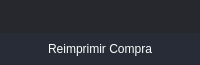
       <widget class="QFrame" name="frame_top">
        <property name="minimumSize">
         <size>
          <width>0</width>
          <height>65</height>
         </size>
        </property>
        <property name="maximumSize">
         <size>
          <width>16777215</width>
          <height>65</height>
         </size>
        </property>
        <property name="styleSheet">
         <string notr="true">background-color: transparent;</string>
        </property>
        <property name="frameShape">
         <enum>QFrame::NoFrame</enum>
        </property>
        <property name="frameShadow">
         <enum>QFrame::Raised</enum>
        </property>
        <layout class="QHBoxLayout" name="horizontalLayout_3">
         <property name="spacing">
          <number>0</number>
         </property>
         <property name="leftMargin">
          <number>0</number>
         </property>
         <property name="topMargin">
          <number>0</number>
         </property>
         <property name="rightMargin">
          <number>0</number>
         </property>
         <property name="bottomMargin">
          <number>0</number>
         </property>
         <item>
          <widget class="QFrame" name="frame_toggle">
           <property name="maximumSize">
            <size>
             <width>70</width>
             <height>16777215</height>
            </size>
           </property>
           <property name="styleSheet">
            <string notr="true">background-color: rgb(27, 29, 35);</string>
           </property>
           <property name="frameShape">
            <enum>QFrame::NoFrame</enum>
           </property>
           <property name="frameShadow">
            <enum>QFrame::Raised</enum>
           </property>
           <layout class="QVBoxLayout" name="verticalLayout_3">
            <property name="spacing">
             <number>0</number>
            </property>
            <property name="leftMargin">
             <number>0</number>
            </property>
            <property name="topMargin">
             <number>0</number>
            </property>
            <property name="rightMargin">
             <number>0</number>
            </property>
            <property name="bottomMargin">
             <number>0</number>
            </property>
           </layout>
          </widget>
         </item>
         <item>
          <widget class="QFrame" name="frame_top_right">
           <property name="styleSheet">
            <string notr="true">background: transparent;</string>
           </property>
           <property name="frameShape">
            <enum>QFrame::NoFrame</enum>
           </property>
           <property name="frameShadow">
            <enum>QFrame::Raised</enum>
           </property>
           <layout class="QVBoxLayout" name="verticalLayout_2">
            <property name="spacing">
             <number>0</number>
            </property>
            <property name="leftMargin">
             <number>0</number>
            </property>
            <property name="topMargin">
             <number>0</number>
            </property>
            <property name="rightMargin">
             <number>0</number>
            </property>
            <property name="bottomMargin">
             <number>0</number>
            </property>
            <item>
             <widget class="QFrame" name="frame_top_btns">
              <property name="maximumSize">
               <size>
                <width>16777215</width>
                <height>42</height>
               </size>
              </property>
              <property name="styleSheet">
               <string notr="true">background-color: rgba(27, 29, 35, 200)</string>
              </property>
              <property name="frameShape">
               <enum>QFrame::NoFrame</enum>
              </property>
              <property name="frameShadow">
               <enum>QFrame::Raised</enum>
              </property>
              <layout class="QHBoxLayout" name="horizontalLayout_4">
               <property name="spacing">
                <number>0</number>
               </property>
               <property name="leftMargin">
                <number>0</number>
               </property>
               <property name="topMargin">
                <number>0</number>
               </property>
               <property name="rightMargin">
                <number>0</number>
               </property>
               <property name="bottomMargin">
                <number>0</number>
               </property>
               <item>
                <widget class="QFrame" name="frame_label_top_btns">
                 <property name="sizePolicy">
                  <sizepolicy hsizetype="Expanding" vsizetype="Preferred">
                   <horstretch>0</horstretch>
                   <verstretch>0</verstretch>
                  </sizepolicy>
                 </property>
                 <property name="frameShape">
                  <enum>QFrame::NoFrame</enum>
                 </property>
                 <property name="frameShadow">
                  <enum>QFrame::Raised</enum>
                 </property>
                 <layout class="QHBoxLayout" name="horizontalLayout_10">
                  <property name="spacing">
                   <number>0</number>
                  </property>
                  <property name="leftMargin">
                   <number>5</number>
                  </property>
                  <property name="topMargin">
                   <number>0</number>
                  </property>
                  <property name="rightMargin">
                   <number>10</number>
                  </property>
                  <property name="bottomMargin">
                   <number>0</number>
                  </property>
                 </layout>
                </widget>
               </item>
               <item alignment="Qt::AlignRight">
                <widget class="QFrame" name="frame_btns_right">
                 <property name="sizePolicy">
                  <sizepolicy hsizetype="Expanding" vsizetype="Preferred">
                   <horstretch>0</horstretch>
                   <verstretch>0</verstretch>
                  </sizepolicy>
                 </property>
                 <property name="maximumSize">
                  <size>
                   <width>120</width>
                   <height>16777215</height>
                  </size>
                 </property>
                 <property name="frameShape">
                  <enum>QFrame::NoFrame</enum>
                 </property>
                 <property name="frameShadow">
                  <enum>QFrame::Raised</enum>
                 </property>
                 <layout class="QHBoxLayout" name="horizontalLayout_5">
                  <property name="spacing">
                   <number>0</number>
                  </property>
                  <property name="leftMargin">
                   <number>0</number>
                  </property>
                  <property name="topMargin">
                   <number>0</number>
                  </property>
                  <property name="rightMargin">
                   <number>0</number>
                  </property>
                  <property name="bottomMargin">
                   <number>0</number>
                  </property>
                 </layout>
                </widget>
               </item>
              </layout>
             </widget>
            </item>
            <item>
             <widget class="QFrame" name="frame_top_info">
              <property name="maximumSize">
               <size>
                <width>16777215</width>
                <height>65</height>
               </size>
              </property>
              <property name="styleSheet">
               <string notr="true">background-color: rgb(39, 44, 54);</string>
              </property>
              <property name="frameShape">
               <enum>QFrame::NoFrame</enum>
              </property>
              <property name="frameShadow">
               <enum>QFrame::Raised</enum>
              </property>
              <layout class="QHBoxLayout" name="horizontalLayout_8">
               <property name="spacing">
                <number>0</number>
               </property>
               <property name="leftMargin">
                <number>10</number>
               </property>
               <property name="topMargin">
                <number>0</number>
               </property>
               <property name="rightMargin">
                <number>10</number>
               </property>
               <property name="bottomMargin">
                <number>0</number>
               </property>
               <item>
                <widget class="QLabel" name="label">
                 <property name="styleSheet">
                  <string notr="true">font: 75 16pt &quot;MS Shell Dlg 2&quot;;
color: rgb(255, 255, 255);</string>
                 </property>
                 <property name="text">
                  <string>Reimprimir Compra</string>
                 </property>
                 <property name="alignment">
                  <set>Qt::AlignCenter</set>
                 </property>
                </widget>
               </item>
              </layout>
             </widget>
            </item>
           </layout>
          </widget>
         </item>
        </layout>
       </widget>
